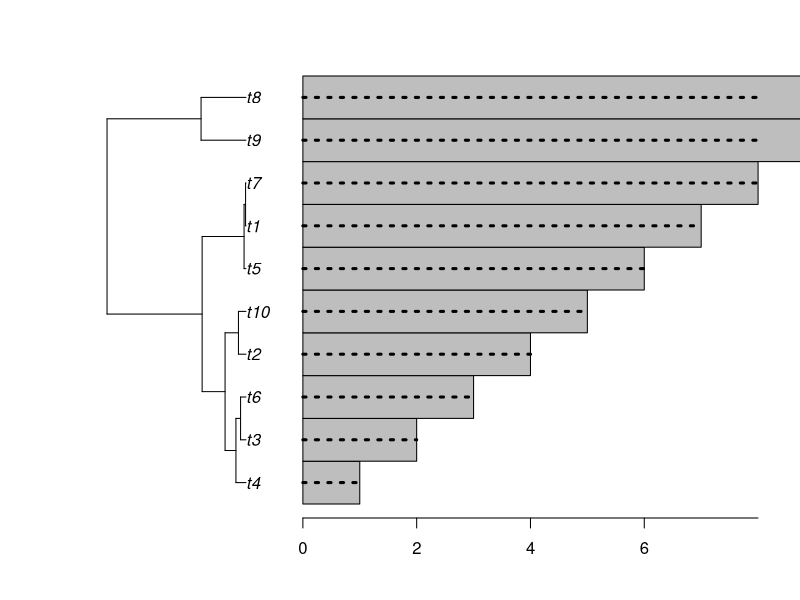
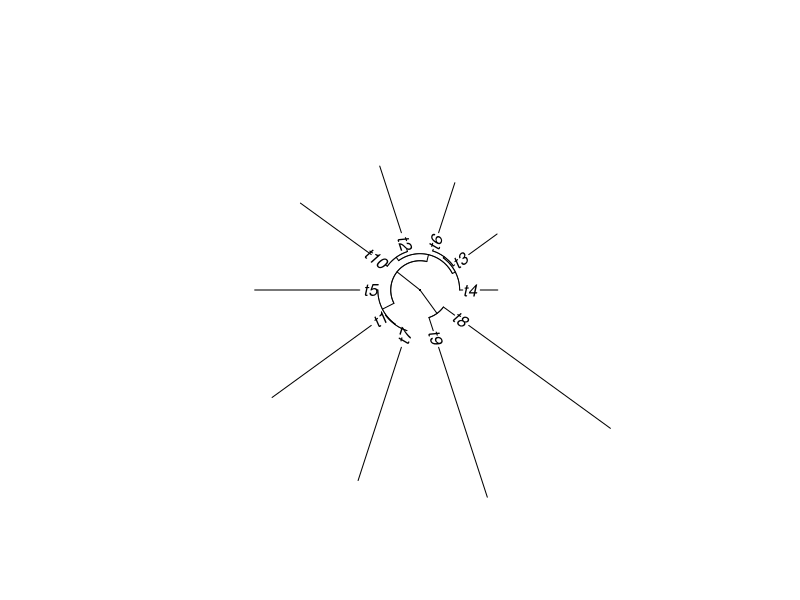
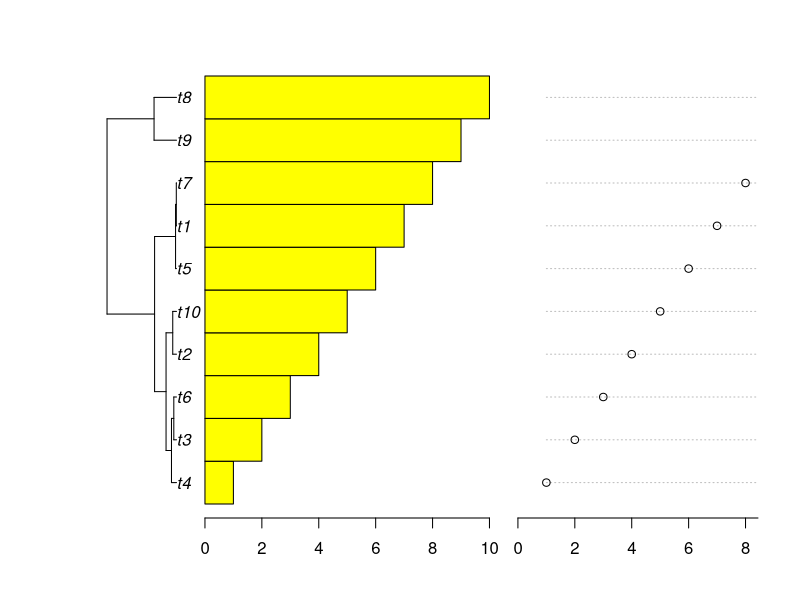
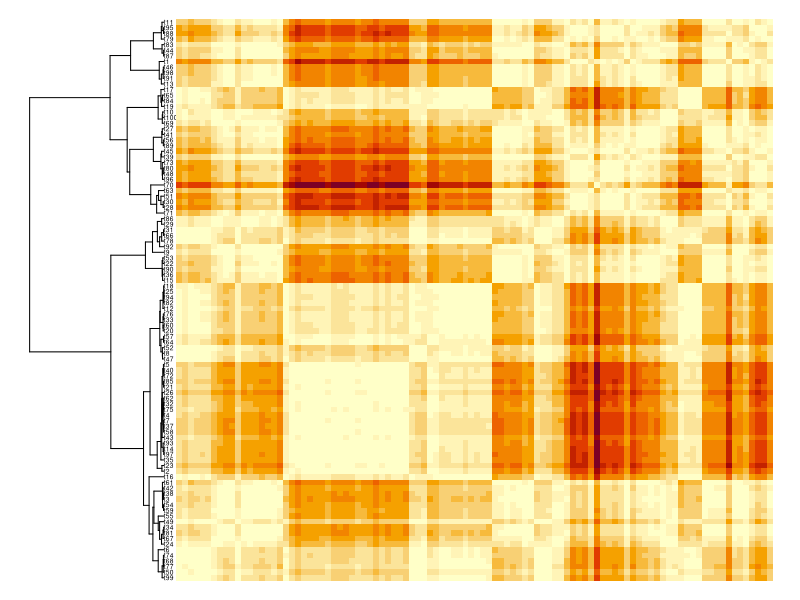
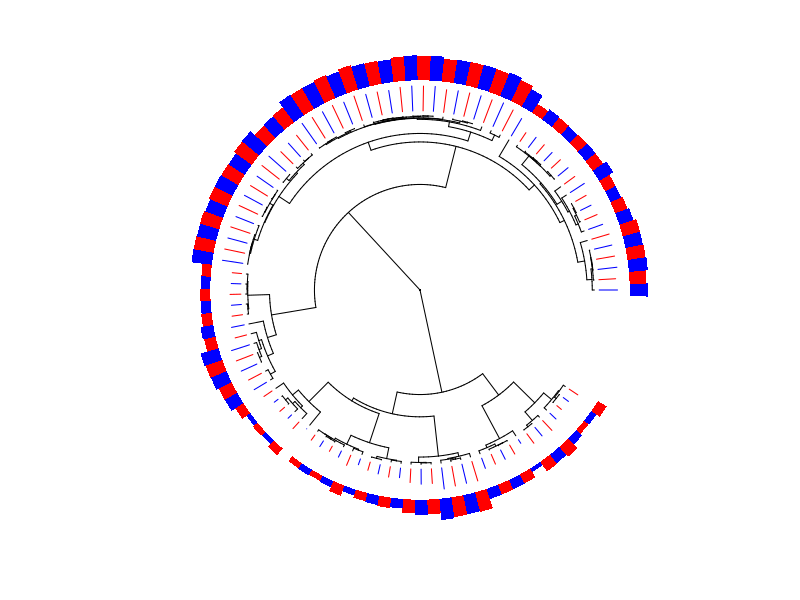
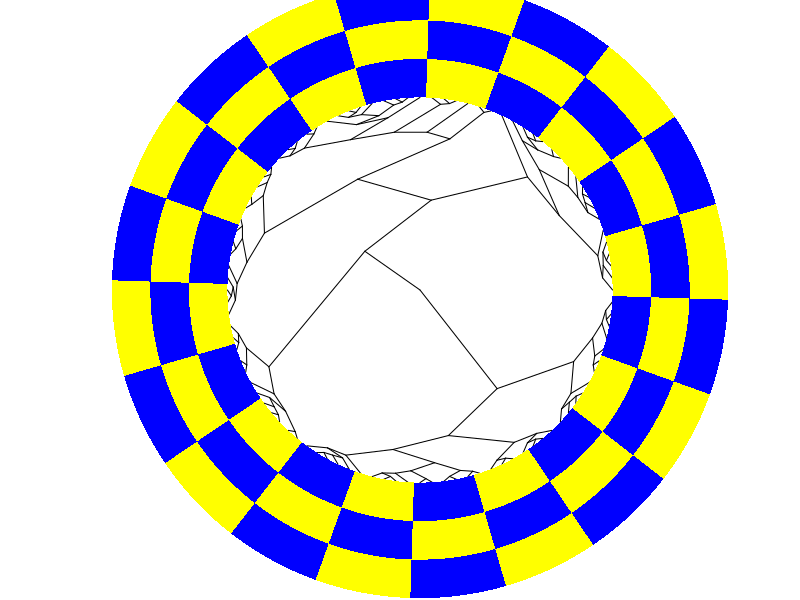
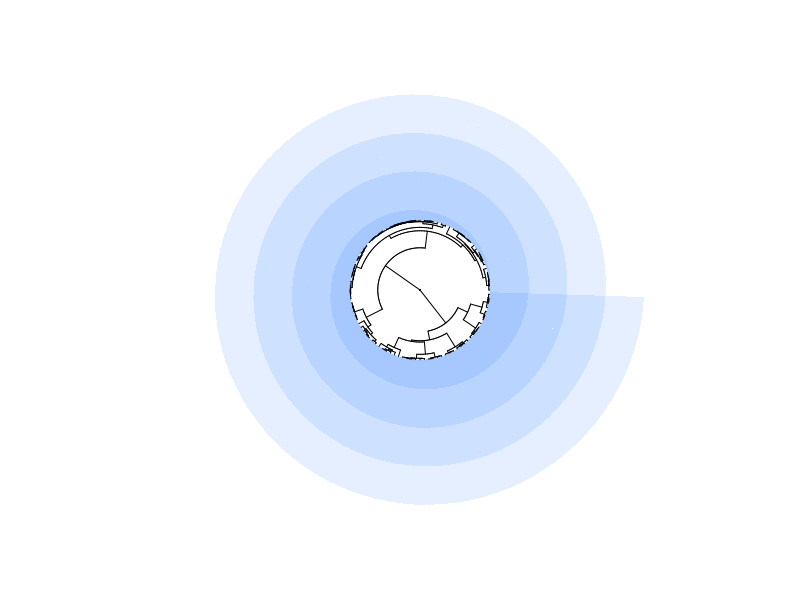
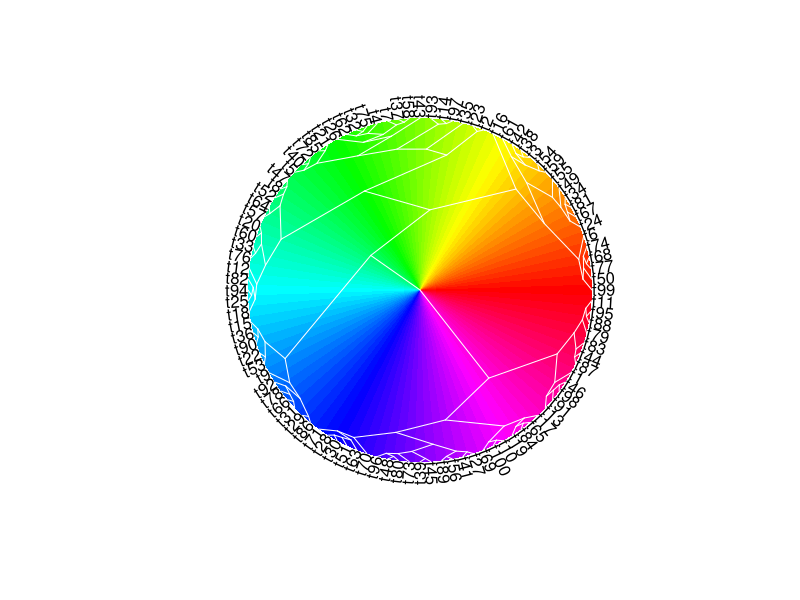

The R source for these figures, in order:
library(ape)


### Name: phydataplot
### Title: Tree Annotation
### Aliases: phydataplot ring
### Keywords: aplot

### ** Examples

## demonstrates matching with names:
tr <- rcoal(n <- 10)
x <- 1:n
names(x) <- tr$tip.label
plot(tr, x.lim = 11)
phydataplot(x, tr)
## shuffle x but matching names with tip labels reorders them:
phydataplot(sample(x), tr, "s", lwd = 3, lty = 3)

## adapts to the tree:
plot(tr, "f", x.l = c(-11, 11), y.l = c(-11, 11))
phydataplot(x, tr, "s")

## leave more space with x.lim to show a barplot and a dotchart:
plot(tr, x.lim = 22)
phydataplot(x, tr, col = "yellow")
phydataplot(x, tr, "d", offset = 13)

ts <- rcoal(N <- 100)
X <- rTraitCont(ts) # names are set
dd <- dist(X)
op <- par(mar = rep(0, 4))
plot(ts, x.lim = 10, cex = 0.4, font = 1)
phydataplot(as.matrix(dd), ts, "i", offset = 0.2)

par(xpd = TRUE, mar = op$mar)
co <- c("blue", "red"); l <- c(-2, 2)
X <- X + abs(min(X)) # move scale so X >= 0
plot(ts, "f", show.tip.label = FALSE, x.lim = l, y.lim = l, open.angle = 30)
phydataplot(X, ts, "s", col = co, offset = 0.05)
ring(X, ts, "ring", col = co, offset = max(X) + 0.1) # the same info as a ring

## as many rings as you want...
co <- c("blue", "yellow")
plot(ts, "r", show.tip.label = FALSE, x.l = c(-1, 1), y.l = c(-1, 1))
for (o in seq(0, 0.4, 0.2)) {
    co <- rev(co)
    ring(0.2, ts, "r", col = rep(co, each = 5), offset = o)
}

lim <- c(-5, 5)
co <- rgb(0, 0.4, 1, alpha = 0.1)
y <- seq(0.01, 1, 0.01)
plot(ts, "f", x.lim = lim, y.lim = lim, show.tip.label = FALSE)
ring(y, ts, offset = 0, col = co, lwd = 0.1)
for (i in 1:3) {
    y <- y + 1
    ring(y, ts, offset = 0, col = co, lwd = 0.1)
}

## rings can be in the background
plot(ts, "r", plot = FALSE)
ring(1, ts, "r", col = rainbow(100), offset = -1)
par(new = TRUE)
plot(ts, "r", font = 1, edge.color = "white")

## might be more useful:
co <- c("lightblue", "yellow")
plot(ts, "r", plot = FALSE)
ring(0.1, ts, "r", col = sample(co, size = N, rep = TRUE), offset = -.1)
par(new = TRUE)
plot(ts, "r", font = 1)

## if x is matrix:
tx <- rcoal(m <- 20)
X <- runif(m, 0, 0.5); Y <- runif(m, 0, 0.5)
X <- cbind(X, Y, 1 - X - Y)
rownames(X) <- tx$tip.label
plot(tx, x.lim = 6)
co <- rgb(diag(3))
phydataplot(X, tx, col = co)
## a variation:
plot(tx, show.tip.label = FALSE, x.lim = 5)
phydataplot(X, tx, col = co, offset = 0.05, border = NA)

plot(tx, "f", show.tip.label = FALSE, open.angle = 180)
ring(X, tx, col = co, offset = 0.05)

Z <- matrix(rnorm(m * 5), m)
rownames(Z) <- rownames(X)
plot(tx, x.lim = 5)
phydataplot(Z, tx, "bo", scaling = .5, offset = 0.5,
            boxfill = c("gold", "skyblue"))

## plot an alignment with a NJ tree:
data(woodmouse)
trw <- nj(dist.dna(woodmouse))
plot(trw, x.lim = 0.1, align.tip = TRUE, font = 1)
phydataplot(woodmouse[, 1:50], trw, "m", 0.02, border = NA)

## use type = "mosaic" on a 30x5 matrix:
tr <- rtree(n <- 30)
p <- 5
x <- matrix(sample(3, size = n*p, replace = TRUE), n, p)
dimnames(x) <- list(paste0("t", 1:n), LETTERS[1:p])
plot(tr, x.lim = 35, align.tip = TRUE, adj = 1)
phydataplot(x, tr, "m", 2)
## change the aspect:
plot(tr, x.lim = 35, align.tip = TRUE, adj = 1)
phydataplot(x, tr, "m", 2, width = 2, border = "white", lwd = 3, legend = "side")
## user-defined colour:
f <- function(n) c("yellow", "blue", "red")
phydataplot(x, tr, "m", 18, width = 2, border = "white", lwd = 3,
            legend = "side", funcol = f)

## alternative colour function...:
## fb <- function(n) c("3" = "red", "2" = "blue", "1" = "yellow")
## ... but since the values are sorted alphabetically,
## both f and fb will produce the same plot.

## use continuous = TRUE with two different scales:
x[] <- 1:(n*p)
plot(tr, x.lim = 35, align.tip = TRUE, adj = 1)
phydataplot(x, tr, "m", 2, width = 1.5, continuous = TRUE, legend = "side",
            funcol = colorRampPalette(c("white", "darkgreen")))
phydataplot(x, tr, "m", 18, width = 1.5, continuous = 5, legend = "side",
            funcol = topo.colors)
